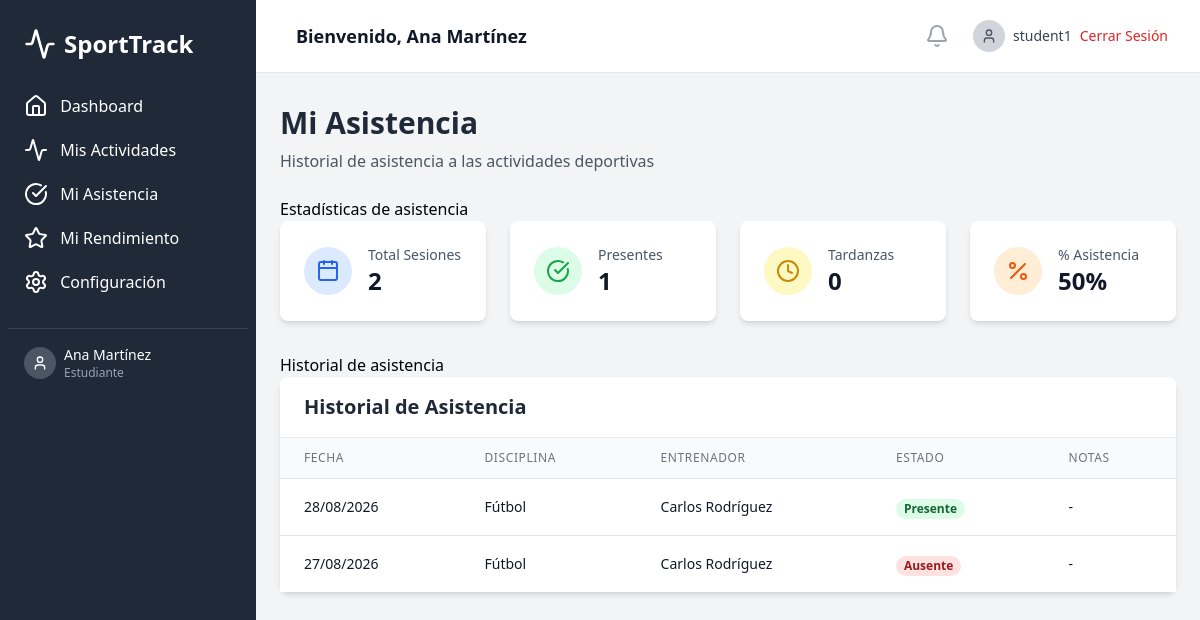
The page /src/pages/my-attendance.php (signed in) on the database its author committed.
### tables this page shows
CREATE TABLE attendance (
    id INT AUTO_INCREMENT PRIMARY KEY,
    student_id INT,
    discipline_id INT,
    trainer_id INT,
    attendance_date DATE,
    status ENUM('present', 'absent', 'late') DEFAULT 'present',
    notes TEXT,
    recorded_at TIMESTAMP DEFAULT CURRENT_TIMESTAMP,
    FOREIGN KEY (student_id) REFERENCES users(id),
    FOREIGN KEY (discipline_id) REFERENCES disciplines(id),
    FOREIGN KEY (trainer_id) REFERENCES users(id)
);

CREATE TABLE disciplines (
    id INT AUTO_INCREMENT PRIMARY KEY,
    name VARCHAR(100) NOT NULL,
    description TEXT,
    created_by INT,
    created_at TIMESTAMP DEFAULT CURRENT_TIMESTAMP,
    FOREIGN KEY (created_by) REFERENCES users(id)
);

CREATE TABLE users (
    id INT AUTO_INCREMENT PRIMARY KEY,
    username VARCHAR(50) UNIQUE NOT NULL,
    password VARCHAR(255) NOT NULL,
    email VARCHAR(100) UNIQUE NOT NULL,
    full_name VARCHAR(100) NOT NULL,
    user_type ENUM('coordinador', 'entrenador', 'estudiante') NOT NULL,
    created_at TIMESTAMP DEFAULT CURRENT_TIMESTAMP,
    updated_at TIMESTAMP DEFAULT CURRENT_TIMESTAMP ON UPDATE CURRENT_TIMESTAMP
);

### src/pages/my-attendance.php (the view, shortened to what this page needs)
<?php
$database = new Database();
$pdo = $database->getConnection();
$user = getCurrentUser();
$userId = $user['id'];
$stmt = $pdo->prepare("
    SELECT
        a.attendance_date,
        a.status,
        a.notes,
        d.name as discipline_name,
        u.full_name as trainer_name
    FROM attendance a
    JOIN disciplines d ON a.discipline_id = d.id
    JOIN users u ON a.trainer_id = u.id
    WHERE a.student_id = ?
    ORDER BY a.attendance_date DESC
    LIMIT 50
");
$stmt->execute([$userId]);
$attendanceRecords = $stmt->fetchAll(PDO::FETCH_ASSOC);
$stmt = $pdo->prepare("
    SELECT
        COUNT(*) as total_sessions,
        SUM(CASE WHEN status = 'present' THEN 1 ELSE 0 END) as present_count,
        SUM(CASE WHEN status = 'absent' THEN 1 ELSE 0 END) as absent_count,
        SUM(CASE WHEN status = 'late' THEN 1 ELSE 0 END) as late_count
    FROM attendance
    WHERE student_id = ?
");
$stmt->execute([$userId]);
$stats = $stmt->fetch(PDO::FETCH_ASSOC);
$attendanceRate = $stats['total_sessions'] > 0 ? round(($stats['present_count'] / $stats['total_sessions']) * 100, 1) : 0;
?>
<!DOCTYPE html>
<html lang="es">
<head>
    <script src="https://cdn.tailwindcss.com"></script>
</head>
<body class="bg-gray-100">
    <div class="flex h-screen bg-gray-100">
        <?php include '../components/sidebar.php'; ?>
        <div class="flex-1 flex flex-col overflow-hidden">
            <?php include '../components/header.php'; ?>
            <main class="flex-1 overflow-x-hidden overflow-y-auto bg-gray-100">
                <div class="container mx-auto px-6 py-8">
                    <div class="mb-6">
                        <h1 class="text-3xl font-bold text-gray-800">Mi Asistencia</h1>
                        <p class="text-gray-600 mt-2">Historial de asistencia a las actividades deportivas</p>
                    </div>
                     Estadísticas de asistencia
                    <div class="grid grid-cols-1 md:grid-cols-4 gap-6 mb-8">
                        <div class="bg-white rounded-lg shadow-md p-6">
                            <div class="flex items-center">
                                <div class="p-3 rounded-full bg-blue-100 text-blue-600">
                                    <i data-lucide="calendar" class="w-6 h-6"></i>
                                </div>
                                <div class="ml-4">
                                    <p class="text-sm font-medium text-gray-600">Total Sesiones</p>
                                    <p class="text-2xl font-bold text-gray-900"><?php echo $stats['total_sessions']; ?></p>
                                </div>
                            </div>
                        </div>
                        <div class="bg-white rounded-lg shadow-md p-6">
                            <div class="flex items-center">
                                <div class="p-3 rounded-full bg-green-100 text-green-600">
                                    <i data-lucide="check-circle" class="w-6 h-6"></i>
                                </div>
                                <div class="ml-4">
                                    <p class="text-sm font-medium text-gray-600">Presentes</p>
                                    <p class="text-2xl font-bold text-gray-900"><?php echo $stats['present_count']; ?></p>
                                </div>
                            </div>
                        </div>
                        <div class="bg-white rounded-lg shadow-md p-6">
                            <div class="flex items-center">
                                <div class="p-3 rounded-full bg-yellow-100 text-yellow-600">
                                    <i data-lucide="clock" class="w-6 h-6"></i>
                                </div>
                                <div class="ml-4">
                                    <p class="text-sm font-medium text-gray-600">Tardanzas</p>
                                    <p class="text-2xl font-bold text-gray-900"><?php echo $stats['late_count']; ?></p>
                                </div>
                            </div>
                        </div>
                        <div class="bg-white rounded-lg shadow-md p-6">
                            <div class="flex items-center">
                                <div class="p-3 rounded-full bg-orange-100 text-orange-600">
                                    <i data-lucide="percent" class="w-6 h-6"></i>
                                </div>
                                <div class="ml-4">
                                    <p class="text-sm font-medium text-gray-600">% Asistencia</p>
                                    <p class="text-2xl font-bold text-gray-900"><?php echo $attendanceRate; ?>%</p>
                                </div>
                            </div>
                        </div>
                    </div>
                     Historial de asistencia
                    <div class="bg-white rounded-lg shadow-md">
                        <div class="px-6 py-4 border-b border-gray-200">
                            <h2 class="text-xl font-semibold text-gray-800">Historial de Asistencia</h2>
                        </div>
                        <?php if (empty($attendanceRecords)): ?>
                            <div class="p-8 text-center">
                                <div class="text-gray-400 mb-4">
                                    <i data-lucide="calendar-x" class="w-16 h-16 mx-auto"></i>
                                </div>
                                <h3 class="text-xl font-semibold text-gray-700 mb-2">No hay registros de asistencia</h3>
                                <p class="text-gray-500">Aún no tienes registros de asistencia en el sistema.</p>
                            </div>
                        <?php else: ?>
                            <div class="overflow-x-auto">
                                <table class="min-w-full divide-y divide-gray-200">
                                    <thead class="bg-gray-50">
                                        <tr>
                                            <th class="px-6 py-3 text-left text-xs font-medium text-gray-500 uppercase tracking-wider">Fecha</th>
                                            <th class="px-6 py-3 text-left text-xs font-medium text-gray-500 uppercase tracking-wider">Disciplina</th>
                                            <th class="px-6 py-3 text-left text-xs font-medium text-gray-500 uppercase tracking-wider">Entrenador</th>
                                            <th class="px-6 py-3 text-left text-xs font-medium text-gray-500 uppercase tracking-wider">Estado</th>
                                            <th class="px-6 py-3 text-left text-xs font-medium text-gray-500 uppercase tracking-wider">Notas</th>
                                        </tr>
                                    </thead>
                                    <tbody class="bg-white divide-y divide-gray-200">
                                        <?php foreach ($attendanceRecords as $record): ?>
                                            <tr>
                                                <td class="px-6 py-4 whitespace-nowrap text-sm text-gray-900">
                                                    <?php echo date('d/m/Y', strtotime($record['attendance_date'])); ?>
                                                </td>
                                                <td class="px-6 py-4 whitespace-nowrap text-sm text-gray-900">
                                                    <?php echo htmlspecialchars($record['discipline_name']); ?>
                                                </td>
                                                <td class="px-6 py-4 whitespace-nowrap text-sm text-gray-900">
                                                    <?php echo htmlspecialchars($record['trainer_name']); ?>
                                                </td>
                                                <td class="px-6 py-4 whitespace-nowrap">
                                                    <?php
                                                    $statusClass = '';
                                                    $statusText = '';
                                                    switch ($record['status']) {
                                                        case 'present':
                                                            $statusClass = 'bg-green-100 text-green-800';
                                                            $statusText = 'Presente';
                                                            break;
                                                        case 'absent':
                                                            $statusClass = 'bg-red-100 text-red-800';
                                                            $statusText = 'Ausente';
                                                            break;
                                                    }
                                                    ?>
                                                    <span class="px-2 inline-flex text-xs leading-5 font-semibold rounded-full <?php echo $statusClass; ?>">
                                                        <?php echo $statusText; ?>
                                                    </span>
                                                </td>
                                                <td class="px-6 py-4 text-sm text-gray-900">
                                                    <?php echo htmlspecialchars($record['notes'] ?? '-'); ?>
                                                </td>
                                            </tr>
                                        <?php endforeach; ?>
                                    </tbody>
                                </table>
                            </div>
                        <?php endif; ?>
                    </div>
                </div>
            </main>
        </div>
    </div>
</body>
</html>

### rows shown on the page
attendance: attendance_date "28/08/2026", discipline.name "Fútbol", trainer.full_name "Carlos Rodríguez", status "Presente", notes "-"
attendance: attendance_date "27/08/2026", discipline.name "Fútbol", trainer.full_name "Carlos Rodríguez", status "Ausente", notes "-"

### other values the page prints
$item['text'] "Dashboard"
$item['text'] "Mis Actividades"
$item['text'] "Mi Asistencia"
$item['text'] "Mi Rendimiento"
$item['text'] "Configuración"
$user['full_name'] "Ana Martínez"
$user['user_type'] "Estudiante"
$user['username'] "student1"
$stats['total_sessions'] "2"
$stats['present_count'] "1"
$stats['late_count'] "0"
$attendanceRate "50"
